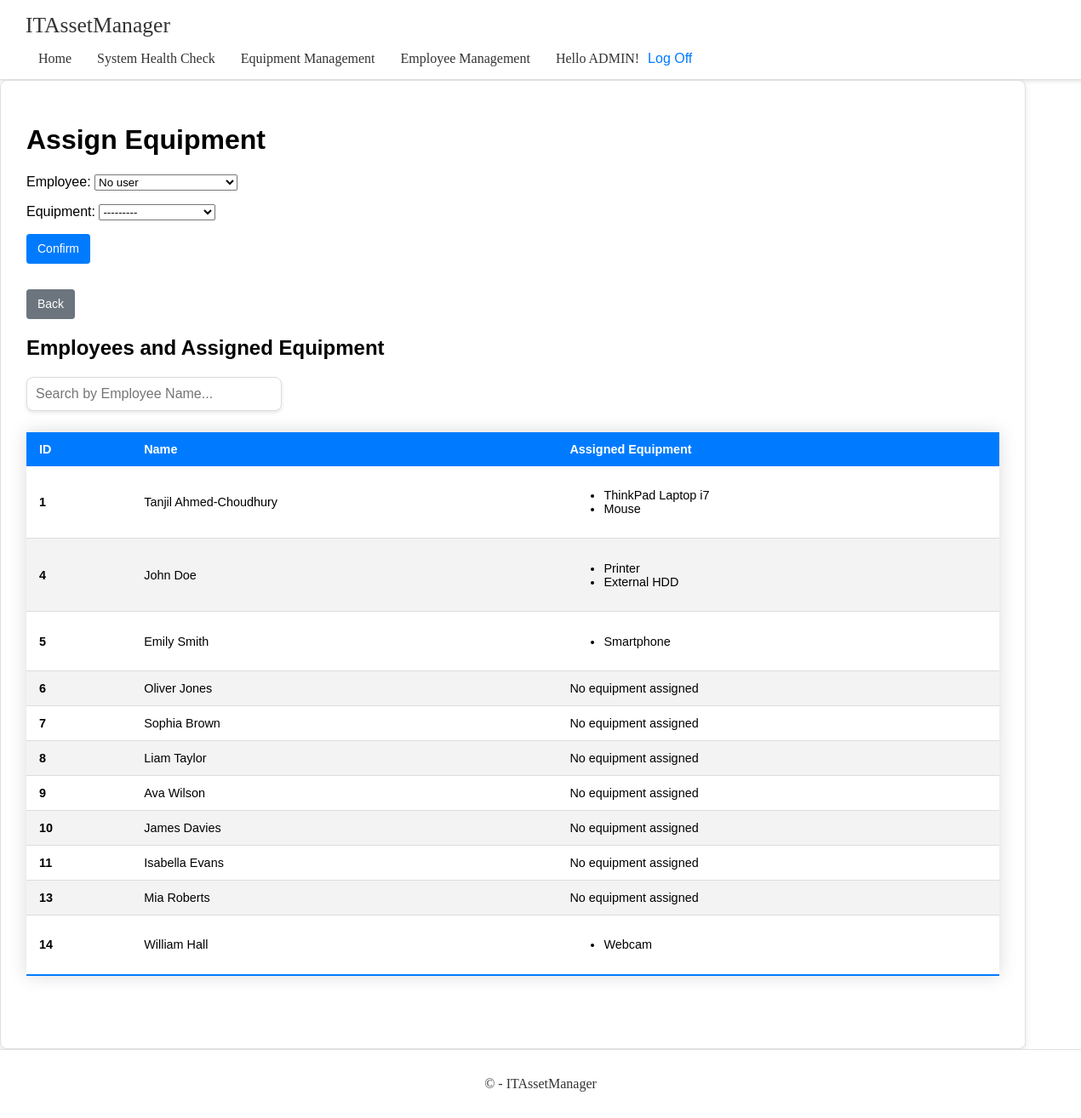
The page /equipment/assign-equipment-list/ (signed in) on the database as committed earlier.
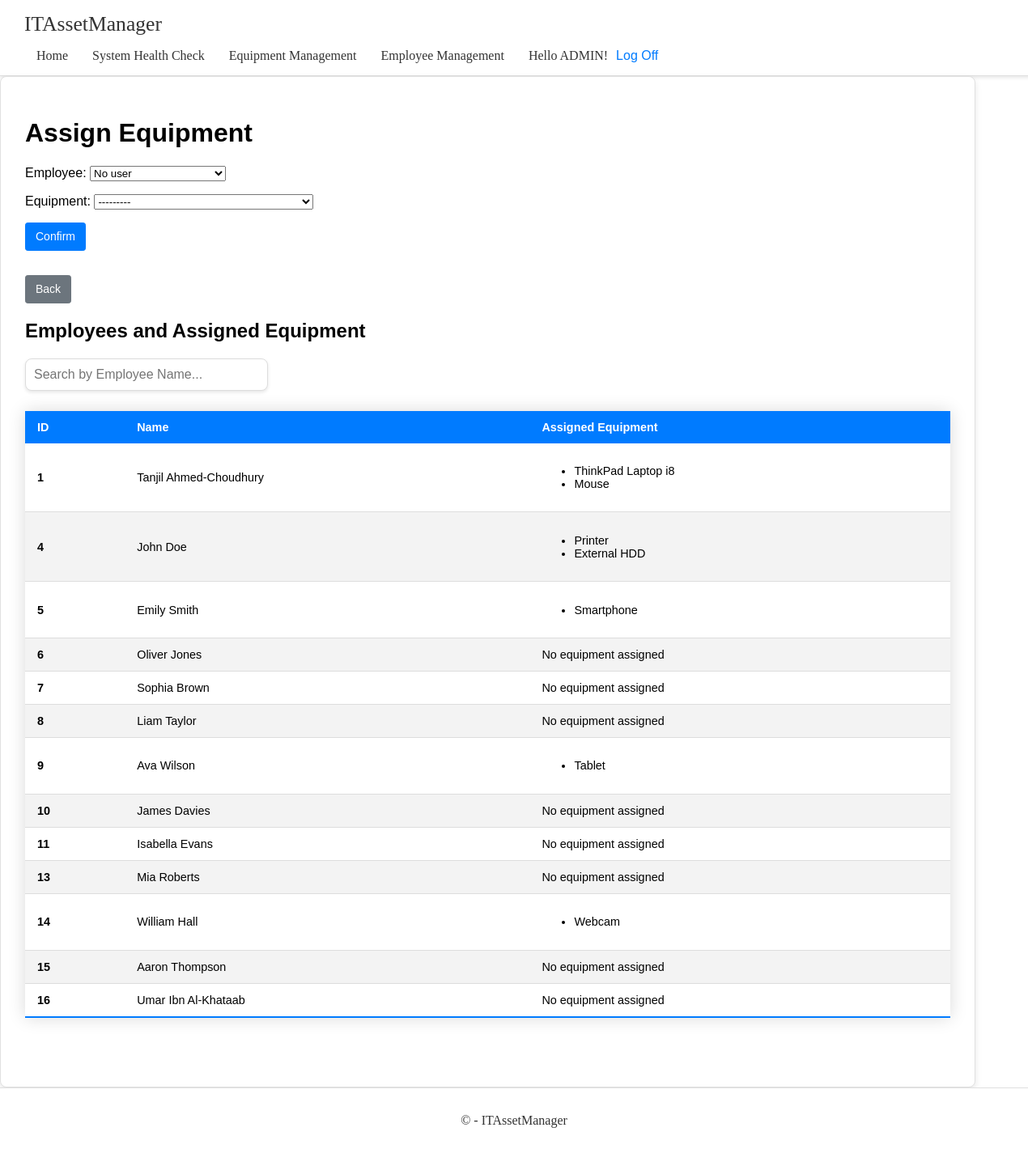
The same page on the database as committed later.
### app/models.py (models this page shows)
class Employee(models.Model):
    POSITION_CHOICES = [
        ('manager', 'Manager'),
        ('technician', 'Technician'),
        ('intern', 'Intern'),
        ('contractor', 'Contractor'),
        ('receptionist', 'Receptionist'),
        ('hr manager', 'Hr Manager'),
    ]
    first_name = models.CharField(max_length=50)
    last_name = models.CharField(max_length=50)
    email = models.EmailField(unique=True)
    phone_number = models.CharField(max_length=15, null=True, blank=True)  # Nullable and blankable
    position = models.CharField(max_length=20, choices=POSITION_CHOICES, default='intern')
    hire_date = models.DateField(default=date.today)  # Default to current day
    equipment = models.ManyToManyField(Equipment, blank=True)
    def __str__(self):
        return f"{self.first_name} {self.last_name}"

class Equipment(models.Model):
    CONDITION_CHOICES = [
        ('new', 'New'),
        ('good', 'Good'),
        ('fair', 'Fair'),
        ('poor', 'Poor'),
        ('broken', 'Broken'),
    ]
    USAGE_STATUS_CHOICES = [
        ('free', 'Free'),
        ('in_use', 'In Use'),
        ('maintenance', 'Maintenance'),
        ('in_repair', 'In Repair'),
    ]
    name = models.CharField(max_length=100)
    description = models.TextField(null=True, blank=True)  # Nullable and blankable
    purchased_date = models.DateField(default=date.today)  # Default to current day
    serial_number = models.CharField(max_length=100, unique=True)
    assigned_users = models.ManyToManyField(User, blank=True)
    condition_status = models.CharField(max_length=10, choices=CONDITION_CHOICES, default='new')
    usage_status = models.CharField(max_length=15, choices=USAGE_STATUS_CHOICES, default='free')
    stock = models.PositiveIntegerField(default=0)
    def __str__(self):
        return self.name # Display equipment name in admin or debug views

### app/decorators.py (the view)
    def _wrapped_view(request, *args, **kwargs):
        if not request.user.is_superuser:
            return HttpResponse('403 Forbidden || Not Authorized', status=403)
        return view_func(request, *args, **kwargs)

### app/forms.py (shortened to what this page needs)
class AssignEquipmentForm(forms.Form):
    employee = forms.ModelChoiceField(
        queryset=Employee.objects.all(),
        widget=forms.Select(attrs={'class': 'form-control'}),
        required=False,
        empty_label="No user"
    )
    equipment = forms.ModelChoiceField(
        queryset=Equipment.objects.all(),
        widget=forms.Select(attrs={'class': 'form-control'}),
        required=True
    )

### app/templates/app/equipment/assign_equipment_list.html (shortened to what this page needs)
{% extends 'app/base.html' %}
{% load static %}
{% block extra_head %}
<link rel="stylesheet" href="{% static 'app/content/equipment/assign_equipment_list.css' %}">
{% endblock %}
{% block content %}
<h1 class="mb-4">Assign Equipment</h1>
<form method="post" class="mb-4" id="assign-equipment-form">
    {{ form.as_p }}
    <button type="submit" class="btn btn-primary">Confirm</button>
</form>
<a href="{% url 'equipment_list' %}" class="btn btn-secondary mb-4">Back</a>
<h2 class="mb-3">Employees and Assigned Equipment</h2>
<div style="margin-bottom: 20px; text-align: left;">
    <input type="search" data-search="employeeTableBody"
           placeholder="Search by Employee Name..."
           style="width: 100%; max-width: 300px; padding: 10px; font-size: 1rem; border: 1px solid #ddd; border-radius: 8px; box-shadow: 0 2px 4px rgba(0, 0, 0, 0.1); transition: border-color 0.3s ease; outline: none;">
</div>
<table class="table table-striped table-hover">
    <thead class="thead-dark">
        <tr>
            <th scope="col">ID</th>
            <th scope="col">Name</th>
            <th scope="col">Assigned Equipment</th>
        </tr>
    </thead>
    <tbody id="employeeTableBody">
        {% for employee in employees %}
        <tr>
            <th scope="row">{{ employee.id }}</th>
            <td>{{ employee.first_name }} {{ employee.last_name }}</td>
            <td>
                {% if employee.equipment.all %}
                <ul class="list-unstyled mb-0">
                    {% for item in employee.equipment.all %}
                    <li>{{ item.name }}</li>
                    {% endfor %}
                </ul>
                {% else %}
                No equipment assigned
                {% endif %}
            </td>
        </tr>
        {% endfor %}
    </tbody>
</table>
{% endblock %}

### app/templates/app/base.html (shortened to what this page needs)
<!DOCTYPE html>
<html lang="en">
<head>
    {% load static %}
    <link rel="stylesheet" href="{% static 'app/content/base.css' %}">
    {% block extra_head %}{% endblock %}
</head>
<body>
    <div class="layout-container">
        <nav class="navbar">
            <div>
                <a href="/" class="navbar-brand">ITAssetManager</a>
                <div class="navbar-menu" style="position: static;" id="navbar-menu">
                    <ul class="navbar-nav">
                        <li><a href="{% url 'home' %}">Home</a></li>
                        <li><a href="{% url 'system_health_check' %}">System Health Check</a></li>
                        <li><a href="{% url 'equipment_list' %}">Equipment Management</a></li>
                        <li><a href="{% url 'employee_list' %}">Employee Management</a></li>
                        <li class="navbar-user-actions">
                            {% include 'app/loginpartial.html' %}
                        </li>
                    </ul>
                </div>
            </div>
        </nav>
        <div class="container body-content">
            {% block content %}{% endblock %}
        </div>
    </div>
    <footer>
        <p>&copy; {{ year }} - ITAssetManager</p>
    </footer>
</body>
</html>

### app/templates/app/loginpartial.html (shortened to what this page needs)
{% if user.is_authenticated %}
<div class="navbar-user-actions">
    <span class="navbar-user-greeting">Hello {{ user.username|upper }}!</span>
    <form id="logoutForm" action="{% url 'logout' %}" method="post" class="navbar-logoff-form">
        <button type="submit" class="navbar-logoff-button">Log Off</button>
    </form>
</div>
{% else %}
<div class="navbar-user-actions">
    <a href="{% url 'login' %}" class="navbar-logoff-button">Log In</a>
</div>
{% endif %}

### app/static/app/content/base.css (style rules this page uses)
.navbar { background-color: #ffffff; border-bottom: 1px solid #e0e0e0; padding: 15px 30px; display: flex; justify-content: space-between; align-items: center; box-shadow: 0 2px 4px rgba(0, 0, 0, 0.1); width: 100%; }
.navbar .navbar-brand { color: #333; font-size: 1.6rem; font-weight: 500; text-decoration: none; }
.navbar-menu { padding-top: 15px; display: flex; flex-grow: 1; justify-content: space-between; }
.navbar-nav { display: flex; list-style: none; margin: 0; padding: 0; flex-grow: 1; justify-content: space-between; }
.navbar-nav li { margin: 0 15px; }
.navbar-nav a { color: #333; text-decoration: none; font-size: 1rem; transition: color 0.3s ease, border-bottom 0.3s ease; padding: 5px 0; border-bottom: 2px solid transparent; }
.navbar-user-actions { display: flex; align-items: self-end; margin-left: auto; }
.navbar-user-actions .navbar-user-greeting { color: #333; font-size: 1rem; padding-right: 10px; }
.navbar-user-actions .navbar-logoff-button { color: #007bff; text-decoration: none; font-size: 1rem; background: none; border: none; cursor: pointer; padding: 0; transition: color 0.3s ease; }
html, body { height: 100%; margin: 0; }
body { display: flex; flex-direction: column; }
.container.body-content { flex: 1; padding-bottom: 60px; }
footer { background-color: #ffffff; color: #333; padding: 15px 0; text-align: center; border-top: 1px solid #e0e0e0; position: relative; bottom: 0; width: 100%; }

### app/static/app/content/equipment/assign_equipment_list.css (style rules this page uses)
.container { max-width: 90%; padding: 30px; border: 1px solid #e0e0e0; border-radius: 8px; box-shadow: 0 4px 8px rgba(0, 0, 0, 0.1); background-color: #ffffff; font-family: 'Arial', sans-serif; }
#assign-equipment-form { margin-bottom: 30px; }
#assign-equipment-form .btn { padding: 0.375rem 0.75rem; border-radius: 0.2rem; cursor: pointer; transition: background-color 0.15s ease-in-out, transform 0.3s ease; font-size: 0.875rem; border: 1px solid transparent; text-decoration: none; }
#assign-equipment-form .btn-primary { background-color: #007bff; color: #fff; border-color: #007bff; }
.table { width: 100%; border-collapse: collapse; margin: 25px 0; font-size: 0.9rem; font-family: 'Arial', sans-serif; box-shadow: 0 0 20px rgba(0, 0, 0, 0.15); }
.table thead tr { background-color: #007bff; color: #ffffff; text-align: left; }
.table th, .table td { padding: 12px 15px; text-align: left; }
.table tbody tr { border-bottom: 1px solid #dddddd; }
.table tbody tr:nth-of-type(even) { background-color: #f3f3f3; }
.table tbody tr:last-of-type { border-bottom: 2px solid #007bff; }
.btn { display: inline-block; font-weight: 400; color: #ffffff; text-align: center; vertical-align: middle; user-select: none; background-color: #007bff; border: 1px solid #007bff; padding: 0.375rem 0.75rem; font-size: 0.875rem; line-height: 1.5; border-radius: 0.2rem; transition: color 0.15s ease-in-out, background-color 0.15s ease-in-out, border-color 0.15s ease-in-out, box-shadow 0.15s ease-in-out; text-decoration: none; }
.btn-secondary { background-color: #6c757d; border-color: #6c757d; }

Rows that differ between the two databases and show on the page:
changed Equipment: name "ThinkPad Laptop i7" → "ThinkPad Laptop i8"
shown differently, row unchanged: Employee "Ava": no longer shows "No equipment assigned"
added Equipment: name "Tablet", shown under Employee "Ava"
added Employee: id "15", first_name "Aaron", last_name "Thompson", shows "No equipment assigned"
added Employee: id "16", first_name "Umar", last_name "Ibn Al-Khataab", shows "No equipment assigned"
